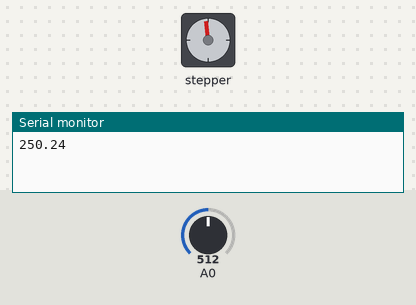
This sketch was run on a simulated Arduino Uno, built with avr-gcc and run on an emulated ATmega328P. On the bench: stepper motor, the last lines printed to the serial monitor. Inputs (shaded band) come from the test bench; at power-on: A0 = 512. Stepper angles assume 2048 steps per turn.

Above: at 0.82 s.
At 11.7 s:
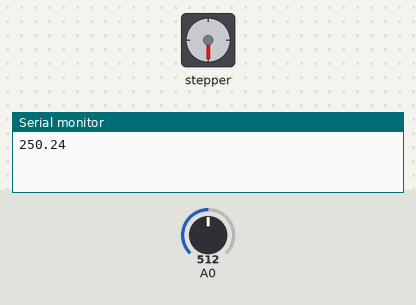
11.8 s: A0 set to 122
At 23.7 s:
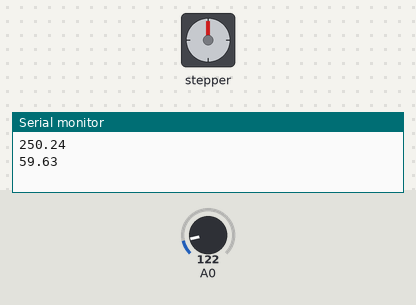
Timing chart, 0 to 24.8 s (numbered marks = the images above; inputs shaded):
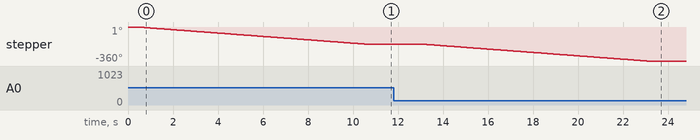

The sketch:

LAB5.ino
```cpp
#include <Stepper.h> // incluye libreria stepper
int sensor;
float tmp;
float suma;
float c=0;
Stepper motor1(2048, 8, 10, 9, 11);
void setup() {
  Serial.begin(9600);//Para usar el monitor Serial
  motor1.setSpeed(3); // en RPM (valores de 1, 2 o 3 para 28BYJ-48)
}

void loop() {
  suma=0;
  for (int i=0; i<5;i++){ // Media de 5 Temperaturas
     sensor=analogRead(A0);
     tmp=((sensor*5000.0)/1023)/10;
     suma=tmp+suma;
     delay(100);
  }
  c=suma/5.0;//Temperatura

  if(c>30){// Si la Temperatura es mayor a 30 gira sentido Horario
    Serial.println(c);
    motor1.step(-1024);// Gira Media Vuelta
    delay(2000); // Se detiene 2 segundos
  }else{  // Por lo contrario gira sentido Antihorario
    Serial.println(c);
    motor1.step(1024); // Gira media vuelta inversa
    delay(2000); // Se detiene 2 segundos
  }
}
```
